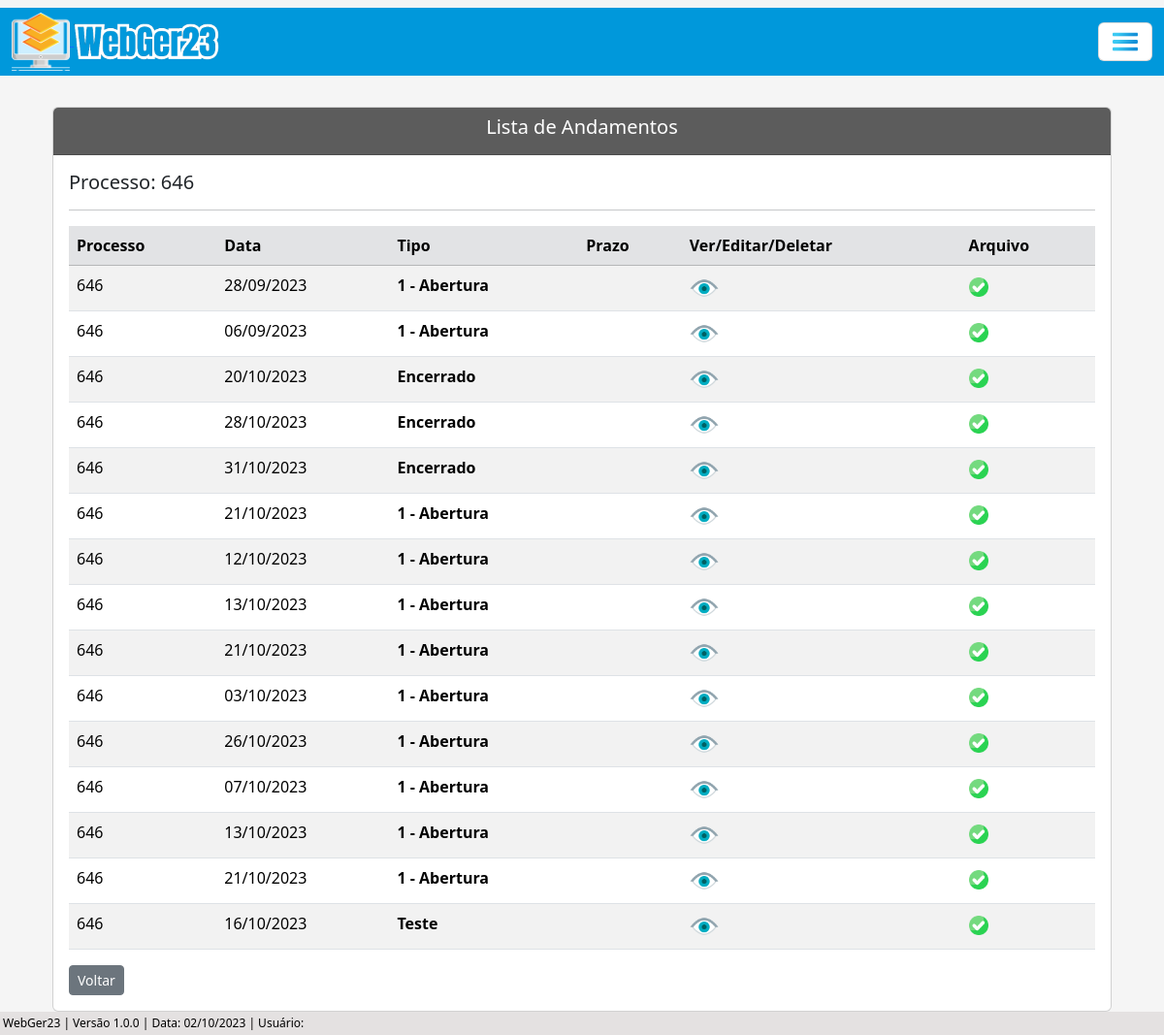
/listar/andamento-adm-editar/1, run on an earlier commit of the app's database.
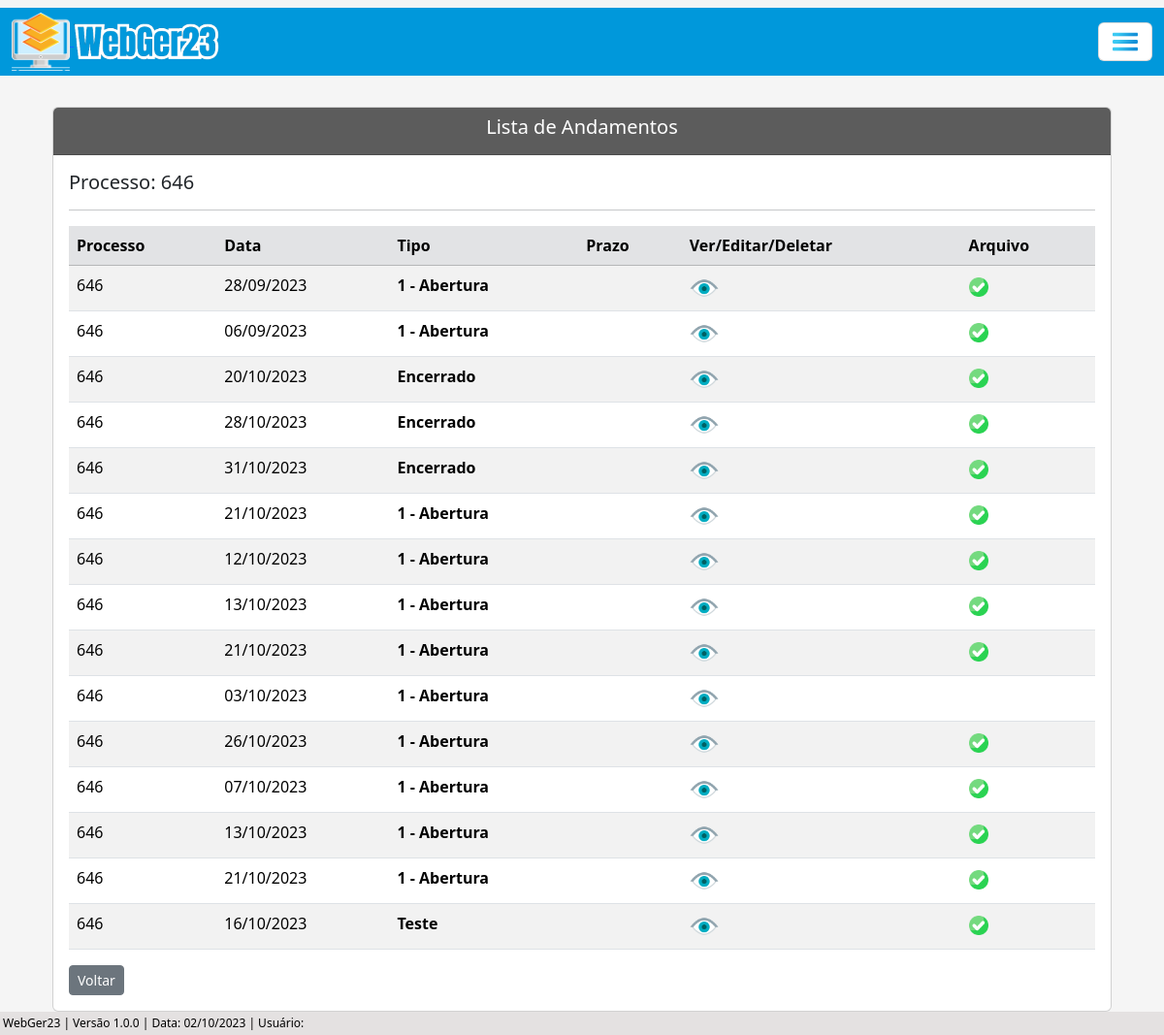
And on a later commit of the database.
### processo/models.py (models this page shows, shortened)
class Base(models.Model): # Classe base, será herdada pelas outras classes
    data_criacao = models.DateField('data_criação', auto_now_add=True)
    data_alteracao = models.DateField('Alterado', auto_now=True)
    ativo = models.BooleanField('Ativo?', default=True)
    class Meta:
        abstract = True

class ProcessoAdm(Base):
    tipo_pessoas = (
        ('Física', 'Física'), ('Jurídica', 'Jurídica'),
    )
    criador_processo_adm = models.ForeignKey(get_user_model(), verbose_name='Usuário Criador', on_delete=models.CASCADE) # Usuário que criou o processo, utilizando chave primária com o get_user_model do django, para utilizar o usuário logado automaticamente
    numero = models.CharField(unique=True, verbose_name='N°', max_length=10) # Número do processo
    municipio = models.CharField(max_length=50, verbose_name='Município') # Município
    uf = models.CharField(max_length=2) # UF
    data_inicial = models.DateField(blank=True, null=True) # Data Inicial do Período do processo
    data_final = models.DateField(blank=True, null=True) # Data final do Período do processo
    data_div_ativa = models.DateField(blank=True, null=True) # Data dívida ativa
    valor_atributo = models.CharField(max_length=14, blank=True, null=True)  # Valor do atributo
    valor_multa = models.CharField(max_length=14, blank=True, null=True) # Valor da multa
    valor_credito = models.CharField(max_length=14, blank=True, null=True) # Valor do crédito
    valor_atualizado = models.CharField(max_length=14, blank=True, null=True) # Valor do atualizado
    data_valor_atualizado = models.DateField(blank=True, null=True) # Data valor atualizado
    nome_contribuinte = models.CharField(max_length=50)  # Nome / Razão Social
    tipo_pessoa = models.CharField(max_length=50, choices=tipo_pessoas) # Física / Jurídica # Utiliza choices(escolhas) para selecionar o tipo de pessoas
    documento = models.CharField(max_length=20, verbose_name='CPF/CNPJ', unique=True) # CPF / CNPJ
    nome_fantasia = models.CharField(max_length=50, blank=True, null=True) # Nome Fantasia
    email = models.EmailField(max_length=50, blank=True, null=True) # E-mail
    endereco = models.CharField(max_length=150) # Rua
    complemento = models.CharField(max_length=50, blank=True, null=True) # Complemento
    municipio_contribuinte = models.CharField(max_length=50, blank=True, null=True) # Município Contribuinte
    uf_contribuinte = models.CharField(max_length=2, verbose_name='UF', blank=True, null=True) # UF Contribuinte
    cep = models.CharField(max_length=10, blank=True, null=True) # CEP
    telefone = models.CharField(max_length=20, blank=True, null=True) # Telefone
    celular = models.CharField(max_length=20, blank=True, null=True) # Celular
    def __str__(self):
        return f'{self.numero}'

class AndamentoAdm(Base):
    situacao = (
        ('Sem Pagamento', 'Sem Pagamento'), ('Com Pagamento', 'Com Pagamento'),
    )
    criador_andamento_adm = models.ForeignKey(get_user_model(), verbose_name='Usuário Criador', on_delete=models.CASCADE)
    processo = models.ForeignKey(ProcessoAdm, on_delete=models.CASCADE) # Relacionamento 'One to Many' (um para muitos)
    data_andamento = models.DateField(verbose_name='Data do Andamento')
    andamento_adm = models.ForeignKey(TipoAndamentoAdm, on_delete=models.CASCADE)
    situacao_pagamento = models.CharField(max_length=100, choices=situacao, blank=True, null=True)
    valor_pago = models.CharField(max_length=14, blank=True, null=True)
    data_prazo = models.DateField(blank=True, null=True)
    funcionario = models.CharField(max_length=50, blank=True, null=True)
    data_recebimento = models.DateField(blank=True, null=True)
    complemento = models.CharField(max_length=150, blank=True, null=True)
    arquivo = models.FileField(upload_to='Arquivo/', verbose_name='Arquivo', blank=True)

class TipoAndamentoAdm(Base):
    andamento = models.CharField(max_length=100, verbose_name='Tipo de Andamento')
    def __str__(self):
        return self.andamento

### processo/views.py (the view)
# urls.py: path('listar/andamento-adm-editar/<int:pk>', AndamentoAdmListUpdate.as_view(), name='andamento-adm-list-update')
class AndamentoAdmListUpdate(ListView):
    model = ProcessoAdm
    template_name = 'processos/lists/andamento_adm_list_update.html'
    def get_queryset(self):
        pk_processo = self.kwargs.get('pk') # Pega a pk(primary key) da URL, pk do processo
        processo = ProcessoAdm.objects.get(pk=pk_processo)  # Pega o processo que possui a pk recebida (pk é a primary key do processo)
        andamentos = processo.andamentoadm_set.all()  # Pega todos os atributos do andamento
        return andamentos
    def get_context_data(self, **kwargs):
        processo_pk = self.kwargs.get('pk') # Pega a PK do processo através da URL
        context = super().get_context_data(**kwargs)
        context['dados_processo'] = ProcessoAdm.objects.filter(pk=processo_pk) # Filtra os dados do processo através da pk
        return context

### processo/templates/processos/lists/andamento_adm_list_update.html (shortened to what this page needs)
{% extends 'index.html' %}
{% load static %}
{% block conteudo %}
    <div class="container p-4">
        <div class="card">
            <div class="card-header text-white" style="background-color: #5c5c5c;">
                    <h5 style="text-align: center;">Lista de Andamentos</h5>
            </div>
            <div class="card-body">
                {% for atributo in dados_processo %}
                    <h5>Processo: {{ atributo.numero }}</h5>
                {% endfor %}
                <hr>
                <div class="table-responsive">
                    <table class="table table-striped" id="tabela-listar-andamento">
                        <thead>
                            <tr class="table-secondary">
                                <th>Processo</th>
                                <th>Data</th>
                                <th>Tipo</th>
                                <th>Prazo</th>
                                    <th>Ver/Editar/Deletar</th>
                                <th>Arquivo</th>
                            </tr>
                        </thead>
                        <tbody>
                            {% for andamento in object_list %}
                            <tr>
                                <td>{{ andamento.processo }}</td>
                                <td>{{ andamento.data_andamento|date:"d/m/Y" }}</td>
                                <td><b>{{ andamento.andamento_adm }}</b></td>
                                {% if andamento.data_prazo == Null %}
                                <td></td>
                                {% else %}
                                <td>{{ andamento.data_prazo|date:"d/m/Y" }}</td>
                                {% endif%}
                                    <td>
                                        <a href="{% url 'andamento-adm-view' andamento.pk %}"><img src="{% static 'img/olho3.png' %}" width="30"></a>
                                    </td>
                                    <td>
                                        {% if andamento.arquivo %}
                                            <a href="{{ andamento.arquivo.url }}" target="blank"><img src="{% static 'img/verificar.png' %}" width="20"></a>
                                        {% endif %}
                                    </td>
                            {% endfor %}
                            </tbody>
                        </table>
                        <a href="{% url 'proc-adm-list' %}" class="btn btn-secondary btn-sm">Voltar</a>
                    </div>
                </div>
            </div>
    </div>
{% endblock %}

### core/templates/index.html (shortened to what this page needs)
{% load static %}
<!DOCTYPE html>
<html lang="pt-br">
<head>
    <link href="https://cdn.jsdelivr.net/npm/bootstrap@5.3.1/dist/css/bootstrap.min.css" rel="stylesheet">
    <link rel="stylesheet" href="https://cdn.jsdelivr.net/npm/bootstrap-icons@1.10.5/font/bootstrap-icons.css">
    <link rel="stylesheet" href="{% static 'css/estilos.css' %}">
    <link href="https://cdn.datatables.net/v/bs5/dt-1.13.6/datatables.min.css" rel="stylesheet">
</head>
<body>
    {% block menu %}
      <nav class="navbar">
        <div class="container-fluid">
             <a href="{% url 'index' %}"><img src="{% static 'img/logo.png' %}" alt="" width="60"> <img src="{% static 'img/webger.png' %}" alt="" width="150"></a>
          <button class="navbar-toggler" type="button" data-bs-toggle="offcanvas" data-bs-target="#offcanvasNavbar" aria-controls="offcanvasNavbar" aria-label="Toggle navigation" style="background-color: white;">
            <span><img src="{% static 'img/menu.png' %}" width="30"></span>
          </button>
        </div>
      </nav>
    {% endblock %}
    {% block conteudo %}{% endblock %}
    {% block rodape %}
      <div class="rodape">
        WebGer23 | Versão 1.0.0 | Data: {% now 'd/m/Y' %} | Usuário: {{ user.get_full_name }}
      </div>
    {% endblock %}
</body>
</html>

### core/static/css/estilos.css (style rules this page uses)
.container-fluid { background-color: #0098DB; height: 70px; }
body { background-color: whitesmoke; margin: 0; padding: 0; display: flex; flex-direction: column; min-height: 100vh; position: relative; }
.rodape { background-color: rgb(228, 225, 225); color: black; padding: 3px; text-align: left; font-size: 12px; position: absolute; bottom: 0; width: 100%; }

What changed in the data, as far as the page shows it:
changed AndamentoAdm (number 10 of 15 on the later page): arquivo: picture removed
